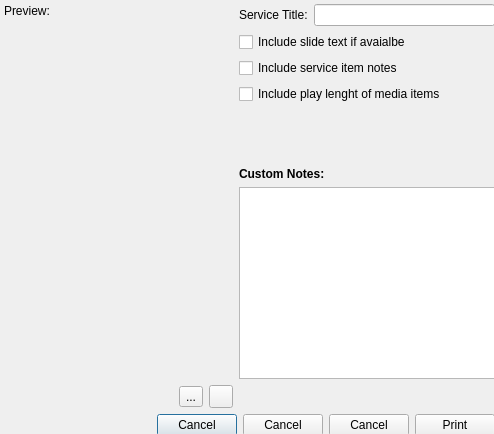
<?xml version="1.0" encoding="UTF-8"?>
<ui version="4.0">
 <class>Dialog</class>
 <widget class="QDialog" name="Dialog">
  <property name="geometry">
   <rect>
    <x>0</x>
    <y>0</y>
    <width>494</width>
    <height>434</height>
   </rect>
  </property>
  <property name="windowTitle">
   <string>Dialog</string>
  </property>
  <widget class="QWidget" name="">
   <property name="geometry">
    <rect>
     <x>4</x>
     <y>4</y>
     <width>491</width>
     <height>432</height>
    </rect>
   </property>
   <layout class="QVBoxLayout" name="verticalLayout">
    <item>
     <layout class="QGridLayout" name="dialogLayout">
      <item row="0" column="3">
       <layout class="QVBoxLayout" name="settingsLayout">
        <item>
         <layout class="QGridLayout" name="serviceTitleLayout">
          <item row="1" column="1">
           <widget class="QLineEdit" name="serviceTitleLineEdit">
            <property name="sizePolicy">
             <sizepolicy hsizetype="Expanding" vsizetype="Preferred">
              <horstretch>0</horstretch>
              <verstretch>0</verstretch>
             </sizepolicy>
            </property>
           </widget>
          </item>
          <item row="1" column="0">
           <widget class="QLabel" name="serviceTitleLabel">
            <property name="sizePolicy">
             <sizepolicy hsizetype="Preferred" vsizetype="Preferred">
              <horstretch>0</horstretch>
              <verstretch>0</verstretch>
             </sizepolicy>
            </property>
            <property name="text">
             <string>Service Title:</string>
            </property>
           </widget>
          </item>
         </layout>
        </item>
        <item>
         <widget class="QCheckBox" name="printSlideTextCheckBox">
          <property name="text">
           <string>Include slide text if avaialbe</string>
          </property>
         </widget>
        </item>
        <item>
         <widget class="QCheckBox" name="printNotesCheckBox">
          <property name="text">
           <string>Include service item notes</string>
          </property>
         </widget>
        </item>
        <item>
         <widget class="QCheckBox" name="printMetaDataCheckBox">
          <property name="text">
           <string>Include play lenght of media items</string>
          </property>
         </widget>
        </item>
        <item>
         <spacer name="spacer_2">
          <property name="orientation">
           <enum>Qt::Vertical</enum>
          </property>
          <property name="sizeHint" stdset="0">
           <size>
            <width>20</width>
            <height>40</height>
           </size>
          </property>
         </spacer>
        </item>
        <item>
         <widget class="QLabel" name="customNotesLabel">
          <property name="text">
           <string>&lt;b&gt;Custom Notes:&lt;/b&gt;</string>
          </property>
         </widget>
        </item>
        <item>
         <widget class="QTextEdit" name="customNoteEdit"/>
        </item>
       </layout>
      </item>
      <item row="1" column="0">
       <layout class="QHBoxLayout" name="zoomButtonLayout">
        <item>
         <spacer name="spacer">
          <property name="orientation">
           <enum>Qt::Horizontal</enum>
          </property>
          <property name="sizeHint" stdset="0">
           <size>
            <width>40</width>
            <height>20</height>
           </size>
          </property>
         </spacer>
        </item>
        <item>
         <widget class="QToolButton" name="zoomOutButton">
          <property name="text">
           <string>...</string>
          </property>
          <property name="icon">
           <iconset resource="../images/openlp-2.qrc">
            <normaloff>:/general/general_zoom_out.png</normaloff>:/general/general_zoom_out.png</iconset>
          </property>
         </widget>
        </item>
        <item>
         <widget class="QToolButton" name="zoomInButton">
          <property name="icon">
           <iconset resource="../images/openlp-2.qrc">
            <normaloff>:/general/general_zoom_in.png</normaloff>:/general/general_zoom_in.png</iconset>
          </property>
         </widget>
        </item>
       </layout>
      </item>
      <item row="0" column="0">
       <layout class="QVBoxLayout" name="perviewLayout">
        <item>
         <widget class="QLabel" name="previewLabel">
          <property name="sizePolicy">
           <sizepolicy hsizetype="Preferred" vsizetype="Preferred">
            <horstretch>0</horstretch>
            <verstretch>0</verstretch>
           </sizepolicy>
          </property>
          <property name="text">
           <string>Preview:</string>
          </property>
         </widget>
        </item>
        <item>
         <widget class="QWidget" name="previewWidget" native="true">
          <property name="enabled">
           <bool>true</bool>
          </property>
          <property name="sizePolicy">
           <sizepolicy hsizetype="Expanding" vsizetype="Expanding">
            <horstretch>0</horstretch>
            <verstretch>0</verstretch>
           </sizepolicy>
          </property>
          <property name="minimumSize">
           <size>
            <width>0</width>
            <height>0</height>
           </size>
          </property>
          <zorder>spacer_3</zorder>
         </widget>
        </item>
       </layout>
      </item>
     </layout>
    </item>
    <item>
     <layout class="QHBoxLayout" name="buttonLayout">
      <item>
       <spacer name="spacer_3">
        <property name="orientation">
         <enum>Qt::Horizontal</enum>
        </property>
        <property name="sizeHint" stdset="0">
         <size>
          <width>40</width>
          <height>20</height>
         </size>
        </property>
       </spacer>
      </item>
      <item>
       <widget class="QPushButton" name="cancelButton_3">
        <property name="text">
         <string>Cancel</string>
        </property>
       </widget>
      </item>
      <item>
       <widget class="QPushButton" name="cancelButton_2">
        <property name="text">
         <string>Cancel</string>
        </property>
       </widget>
      </item>
      <item>
       <widget class="QPushButton" name="cancelButton">
        <property name="text">
         <string>Cancel</string>
        </property>
       </widget>
      </item>
      <item>
       <widget class="QPushButton" name="printButton">
        <property name="text">
         <string>Print</string>
        </property>
       </widget>
      </item>
     </layout>
    </item>
   </layout>
  </widget>
 </widget>
 <resources>
  <include location="../images/openlp-2.qrc"/>
 </resources>
 <connections/>
</ui>
